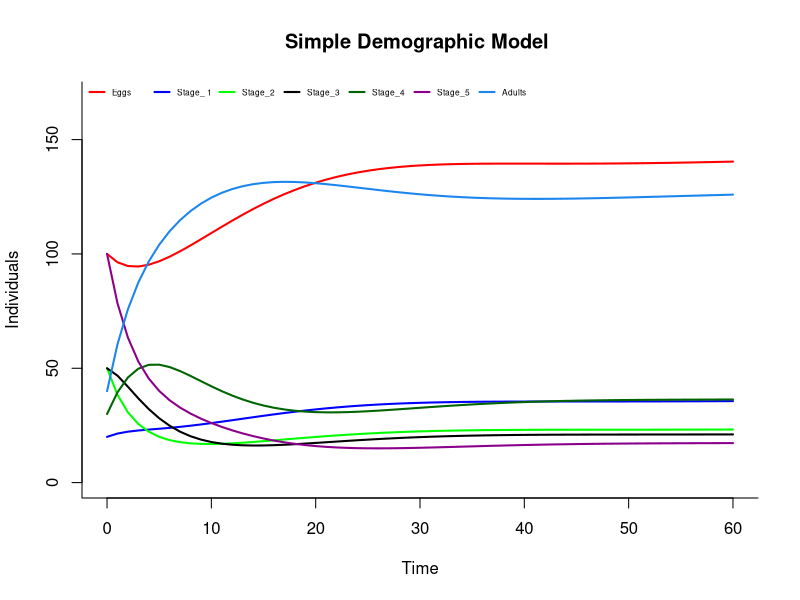

The R script that drew this image:
library(deSolve)
oncolepto <- function(time, state, parameters) {
  with(as.list(c(state, parameters)), {
   dE<- o*A - e*E
   dS1<-e*E - m1*S1 - d12*S1
   dS2<-d12*S1 - m2*S2 - d23*S2
   dS3<-d23*S2 - m3*S3 - d34*S3
   dS4<-d34*S3 - m4*S4 - d45*S4
   dS5<-d45*S4 - m5*S5 - d5A*S5
   dA<-d5A*S5 - mA*A 
    return(list(c(dE,dS1,dS2,dS3,dS4,dS5,dA)))
  })
}

init <- c(E=100,S1=20,S2=50,S3=50,S4=30,S5=100,A=40)
pe<-.89
parameters <- c(o=.1,e=pe*.10, # oviposition and eclosion
                d12=1/4,d23=1/3,d34=1/3,d45=1/7,d5A=1/4, # development uninfected
                m1=1/10,m2=1/20,m3=1/30,m4=1/20,m5=1/20,mA=1/30)
times <- seq(0, 2*30, by = 1)
out <- as.data.frame(ode(y = init, times = times, func = oncolepto, parms = parameters))
out$time <- NULL
pal<-c("red","blue","green","black","darkgreen","darkmagenta","dodgerblue2")
matplot(times, out, type = "l", xlab = "Time", ylab = "Individuals", main = "Simple Demographic Model ", lwd = 2, lty = 1, bty = "l", col = pal,ylim=c(0, max(out)+.2*max(out)))
legend(x="topleft", c("Eggs", "Stage_ 1", "Stage_2","Stage_3","Stage_4","Stage_5","Adults"), lwd = 2,cex=.5, col = pal,horiz=T,bty="n")
